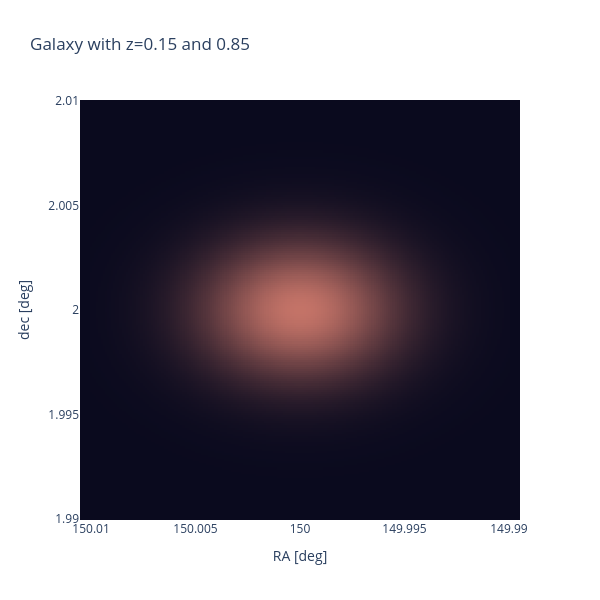
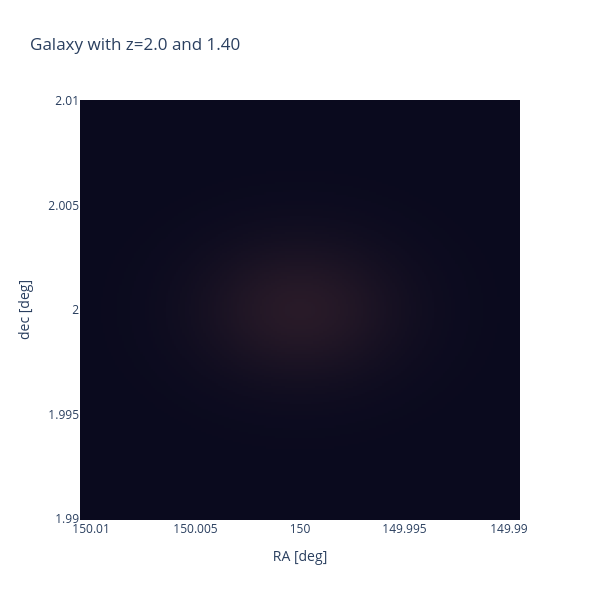
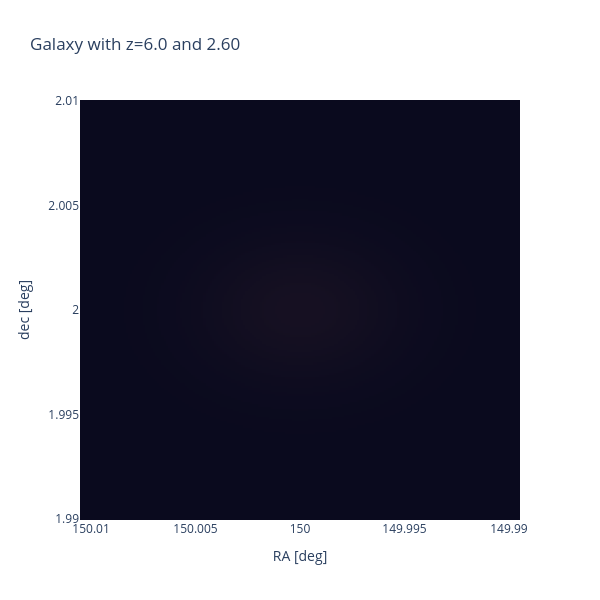

Notebook code for these charts, in order:
### Code cell
for g in galaxies_across_z:
    g.visualize()

### Figure 1 — Plotly figure (JSON) as saved in the notebook; plotly's stock layout.template omitted (floating-point values rounded to 4 significant figures; data arrays with more than 128 entries replaced by an {"elided": "..."} marker saying what was removed)
{"data": [{"colorscale": [[0, "rgb(10,10,30)"], [1, "rgb(245, 143, 123)"]], "showscale": false, "type": "heatmap", "x": {"elided": "200 float values"}, "y": {"elided": "200 float values"}, "z": {"elided": "200x200 float values"}, "zmax": 1, "zmin": 0}], "layout": {"height": 600, "paper_bgcolor": "rgba(0,0,0,0)", "plot_bgcolor": "rgb(10, 10, 30)", "title": {"text": "Galaxy with z=0.15 and 0.85"}, "width": 600, "xaxis": {"autorange": "reversed", "showgrid": false, "title": {"text": "RA [deg]"}, "zeroline": false}, "yaxis": {"scaleanchor": "x", "showgrid": false, "title": {"text": "dec [deg]"}, "zeroline": false}}}

### Figure 2 — Plotly figure (JSON) as saved in the notebook; plotly's stock layout.template omitted (floating-point values rounded to 4 significant figures; data arrays with more than 128 entries replaced by an {"elided": "..."} marker saying what was removed)
{"data": [{"colorscale": [[0, "rgb(10,10,30)"], [1, "rgb(255, 140, 110)"]], "showscale": false, "type": "heatmap", "x": {"elided": "200 float values"}, "y": {"elided": "200 float values"}, "z": {"elided": "200x200 float values"}, "zmax": 1, "zmin": 0}], "layout": {"height": 600, "paper_bgcolor": "rgba(0,0,0,0)", "plot_bgcolor": "rgb(10, 10, 30)", "title": {"text": "Galaxy with z=2.0 and 1.40"}, "width": 600, "xaxis": {"autorange": "reversed", "showgrid": false, "title": {"text": "RA [deg]"}, "zeroline": false}, "yaxis": {"scaleanchor": "x", "showgrid": false, "title": {"text": "dec [deg]"}, "zeroline": false}}}

### Figure 3 — Plotly figure (JSON) as saved in the notebook; plotly's stock layout.template omitted (floating-point values rounded to 4 significant figures; data arrays with more than 128 entries replaced by an {"elided": "..."} marker saying what was removed)
{"data": [{"colorscale": [[0, "rgb(10,10,30)"], [1, "rgb(255, 140, 110)"]], "showscale": false, "type": "heatmap", "x": {"elided": "200 float values"}, "y": {"elided": "200 float values"}, "z": {"elided": "200x200 float values"}, "zmax": 1, "zmin": 0}], "layout": {"height": 600, "paper_bgcolor": "rgba(0,0,0,0)", "plot_bgcolor": "rgb(10, 10, 30)", "title": {"text": "Galaxy with z=6.0 and 2.60"}, "width": 600, "xaxis": {"autorange": "reversed", "showgrid": false, "title": {"text": "RA [deg]"}, "zeroline": false}, "yaxis": {"scaleanchor": "x", "showgrid": false, "title": {"text": "dec [deg]"}, "zeroline": false}}}
